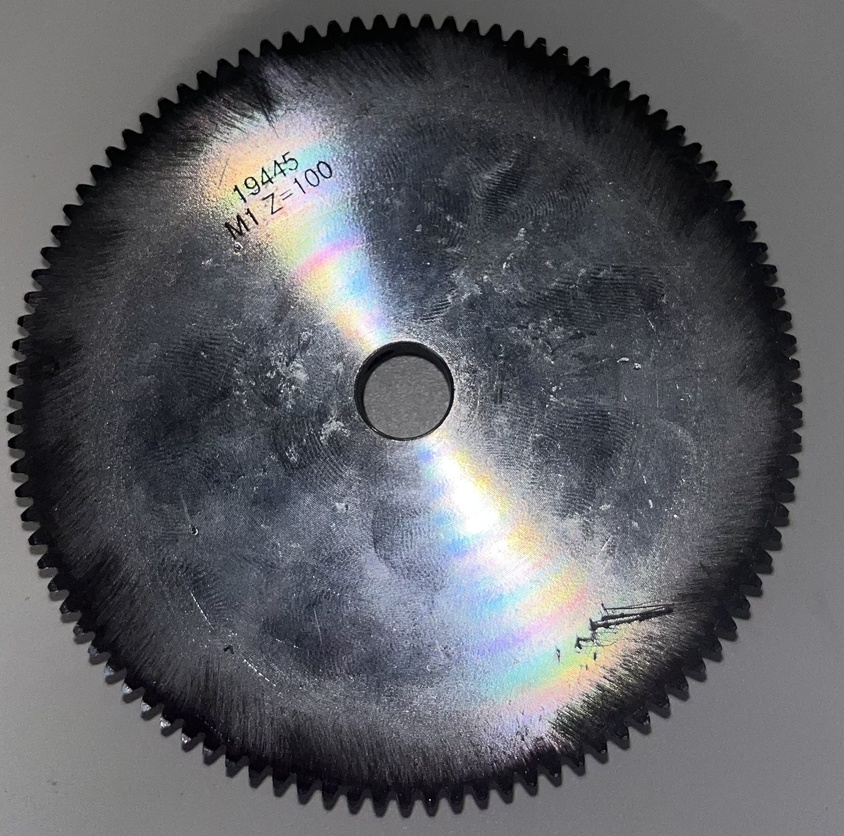
#> input picture Big_gear flits v0.2.jpg, 844 x 836 px, shrunk from 2155 x 2136 before the run
$ python Pixels.py
#> lines starting #> are read from the running program, lines starting #| are printed output that depends on the picture
import cv2
import numpy as np
import matplotlib.pyplot as plt

# Laad de afbeelding
image = cv2.imread('Big_gear flits v0.2.jpg', cv2.IMREAD_GRAYSCALE)
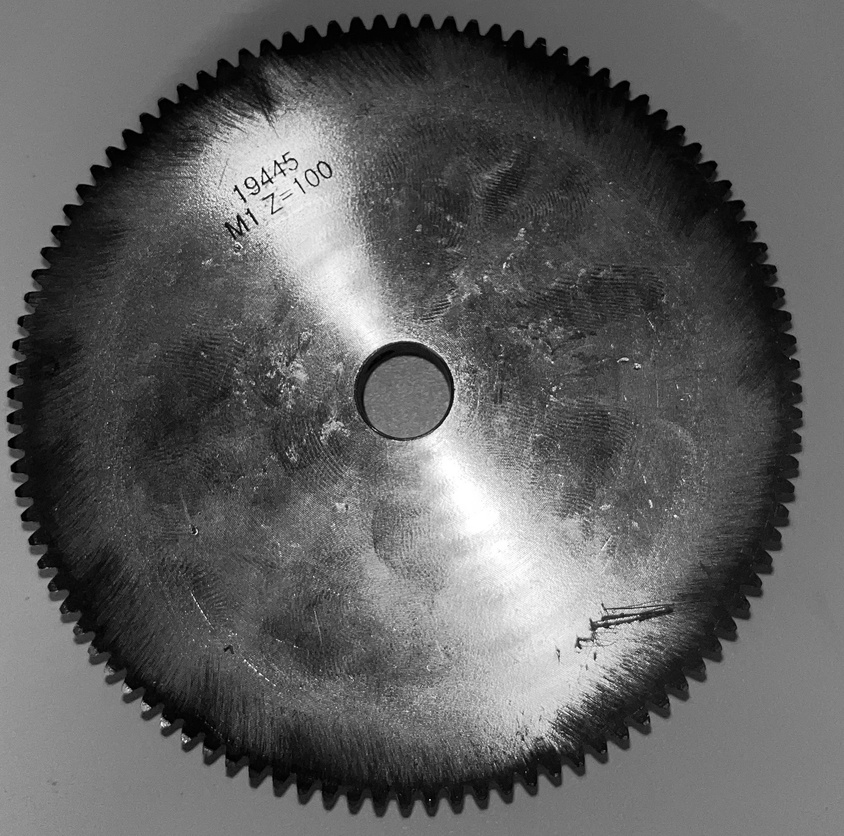
#> image: shape (836, 844); min 0, max 255, mean 95.7

# Bepaal een doorsnede (bijv. de 100e rij)
row = 100
horizontal_slice = image[row, :]
#> horizontal_slice = 844 values, max 171 at index 293, min 0 at index 162, mean 75.79

# Plot de pixelintensiteiten langs de rij
plt.figure(figsize=(10, 5))
plt.plot(horizontal_slice, label=f'Row {row}')
plt.title(f'Pixel Intensities Along Row {row}')
plt.xlabel('Column Index')
plt.ylabel('Pixel Intensity')
plt.legend()
plt.show()
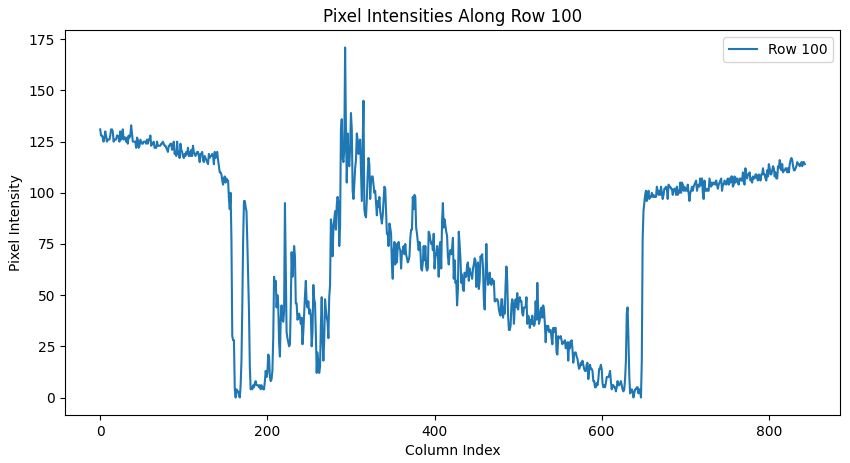
#> figure drawn by matplotlib, 1 panel; curve peaks at x = 293, y = 171

$ run again, with Big_gear flits v0.1.jpg copied over Big_gear flits v0.2.jpg
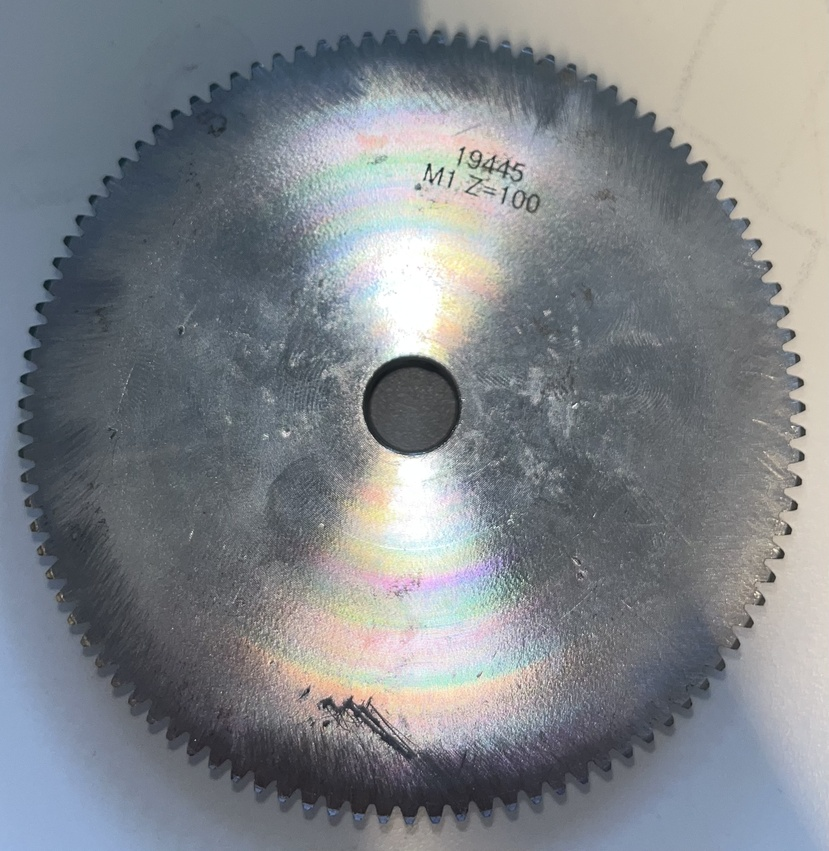
#> input picture Big_gear flits v0.1.jpg, 829 x 851 px, shrunk from 2343 x 2406 before the run
#> `image = cv2.imread('Big_gear flits v0.2.jpg', cv2.IMREAD_GRAYSCALE)`:
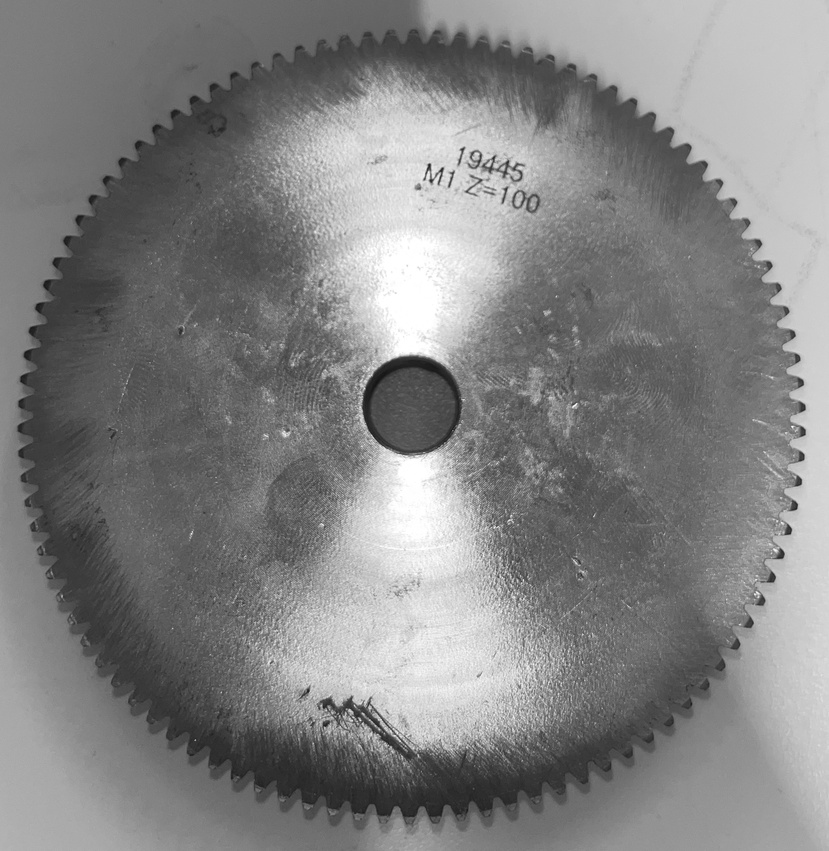
#> image: shape (851, 829); min 18, max 255, mean 130.9
#> horizontal_slice = 829 values, max 217 at index 393, min 36 at index 192, mean 135.2
#> `plt.show()`:
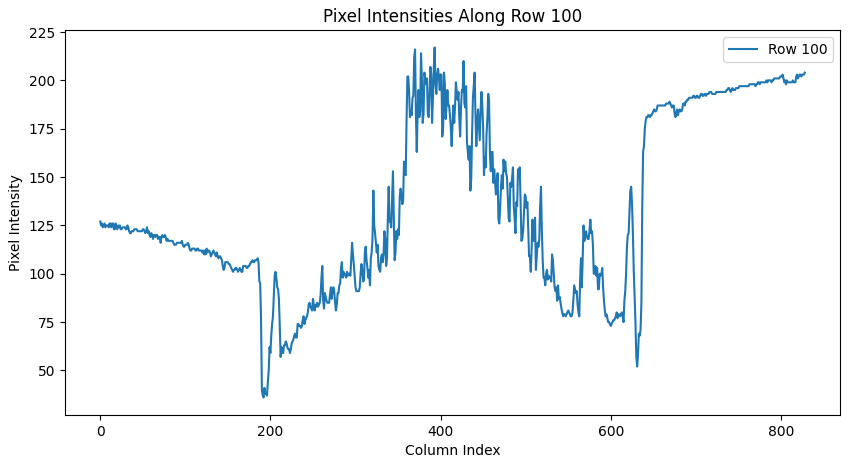
#> figure drawn by matplotlib, 1 panel; curve peaks at x = 393, y = 217

$ run again, with Big_gear zonder flits v0.1.jpg copied over Big_gear flits v0.2.jpg
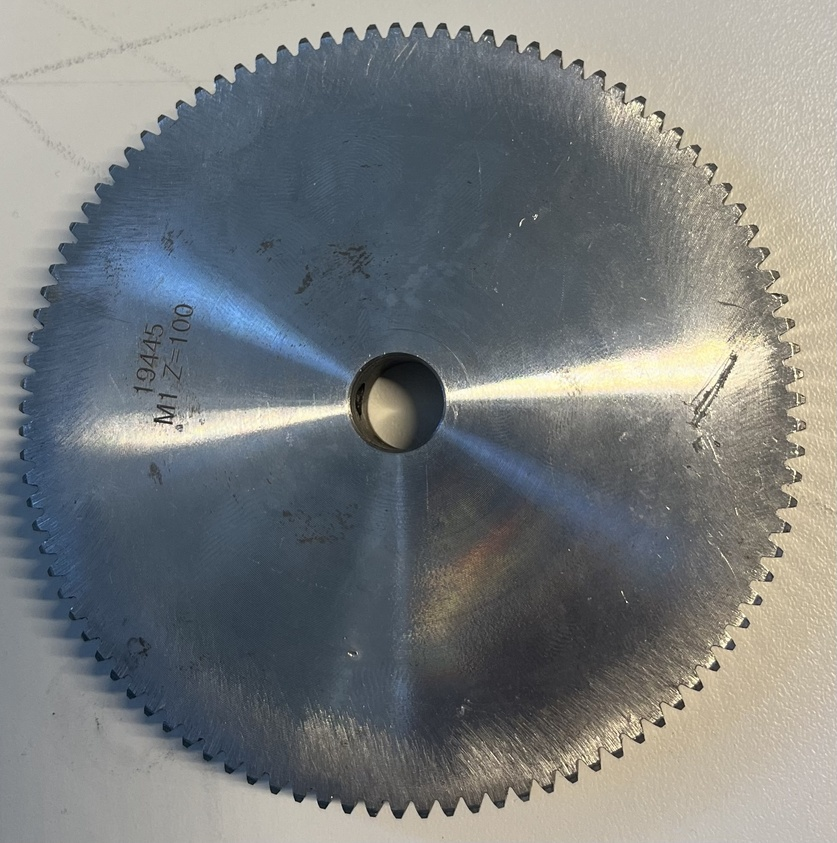
#> input picture Big_gear zonder flits v0.1.jpg, 837 x 843 px, shrunk from 1951 x 1967 before the run
#> `image = cv2.imread('Big_gear flits v0.2.jpg', cv2.IMREAD_GRAYSCALE)`:
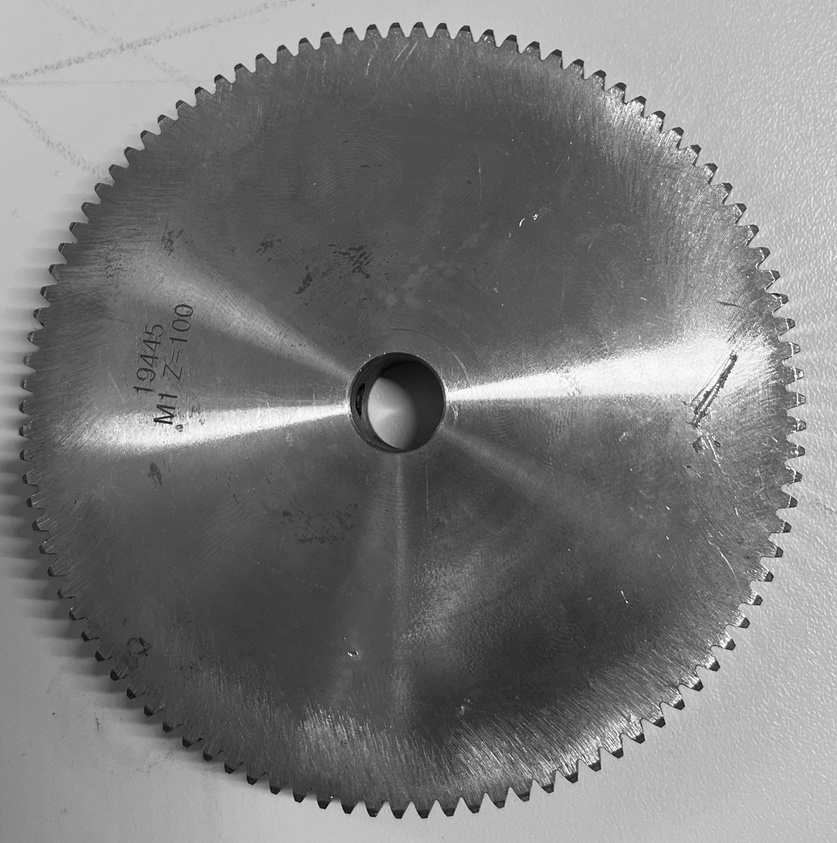
#> image: shape (843, 837); min 0, max 255, mean 123.3
#> horizontal_slice = 837 values, max 220 at index 608, min 60 at index 632, mean 140.4
#> `plt.show()`:
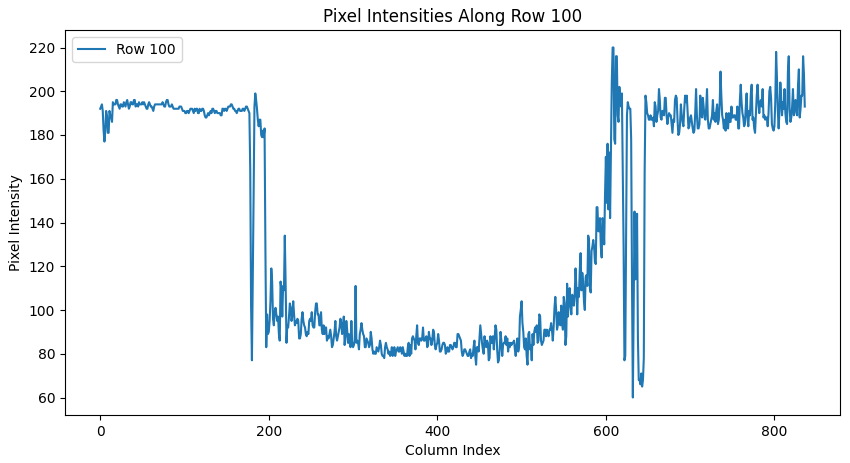
#> figure drawn by matplotlib, 1 panel; curve peaks at x = 608, y = 220

$ run again, with Big_gear zonder flits v0.2.jpg copied over Big_gear flits v0.2.jpg
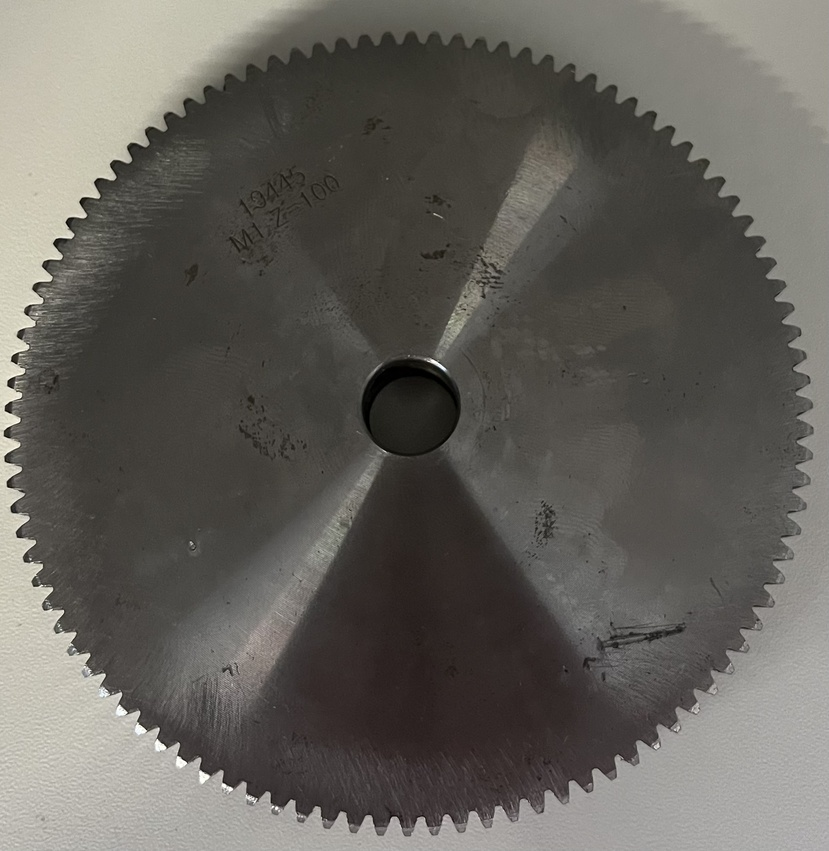
#> input picture Big_gear zonder flits v0.2.jpg, 829 x 851 px, shrunk from 1959 x 2011 before the run
#> horizontal_slice = 829 values, max 204 at index 100, min 28 at index 190, mean 105.8
#> `plt.show()`:
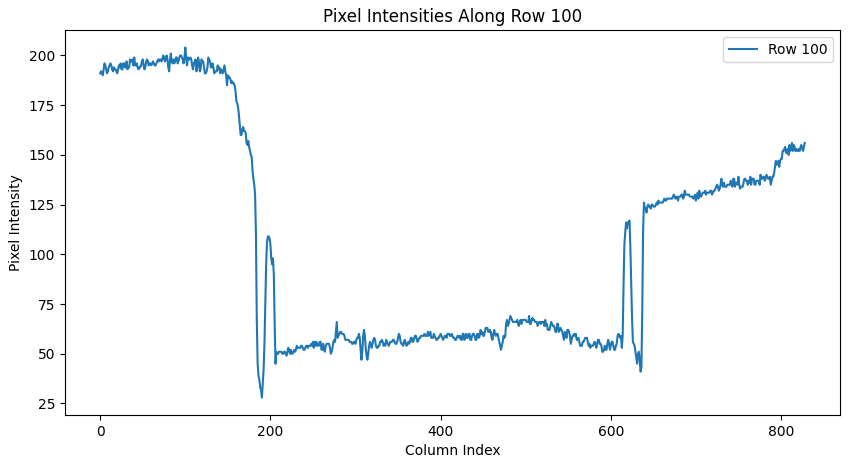
#> figure drawn by matplotlib, 1 panel; curve peaks at x = 100, y = 204
